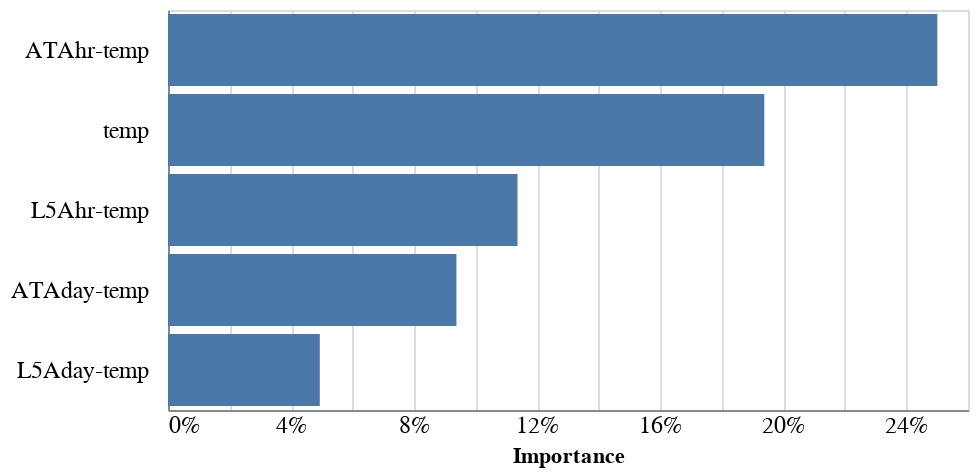

The code cell stored with this chart in its notebook:
### Code cell
import altair as alt
alt.Chart(feature_importance_df[:5]).mark_bar().encode(
    x=alt.X('Importance:Q', axis=alt.Axis(format="%", tickSize=0, labelFontSize=12)),
    y=alt.Y(
        'Feature:N', sort=list(feature_importance_df[:5].Feature), title="",
        axis=alt.Axis(tickSize=0, labelFontSize=12, labelPadding=10)),
).properties(
    height=200
)

### Figure 1 — Vega-Lite specification as saved in the notebook (floating-point values rounded to 4 significant figures)
{"config": {"view": {"continuousWidth": 400, "continuousHeight": 300}}, "data": {"name": "data-c733f493cb9ff5ab59bfb53bff90de1f"}, "mark": "bar", "encoding": {"x": {"axis": {"format": "%", "labelFontSize": 12, "tickSize": 0}, "field": "Importance", "type": "quantitative"}, "y": {"axis": {"labelFontSize": 12, "labelPadding": 10, "tickSize": 0}, "field": "Feature", "sort": ["ATAhr-temp", "temp", "L5Ahr-temp", "ATAday-temp", "L5Aday-temp"], "title": "", "type": "nominal"}}, "height": 200, "$schema": "https://vega.github.io/schema/vega-lite/v4.17.0.json", "datasets": {"data-c733f493cb9ff5ab59bfb53bff90de1f": [{"Feature": "ATAhr-temp", "Importance": 0.25}, {"Feature": "temp", "Importance": 0.1938}, {"Feature": "L5Ahr-temp", "Importance": 0.1136}, {"Feature": "ATAday-temp", "Importance": 0.09375}, {"Feature": "L5Aday-temp", "Importance": 0.04933}]}}
